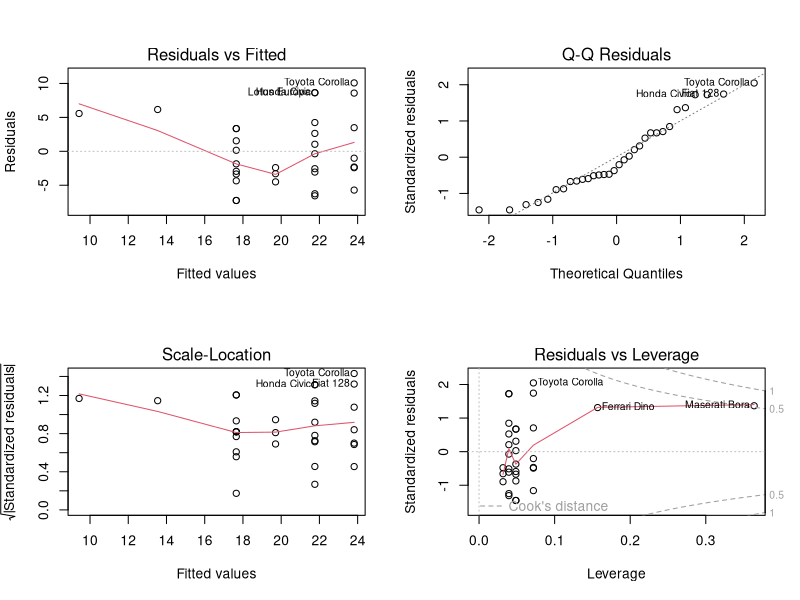
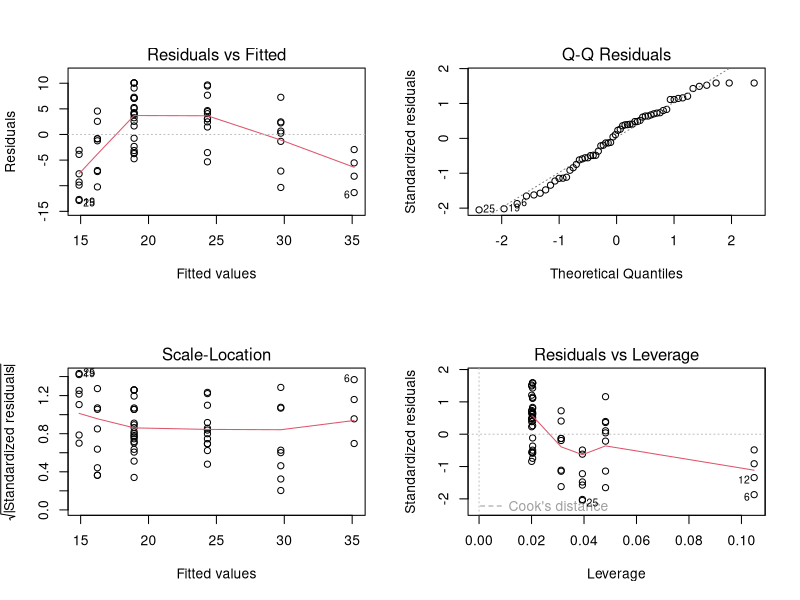
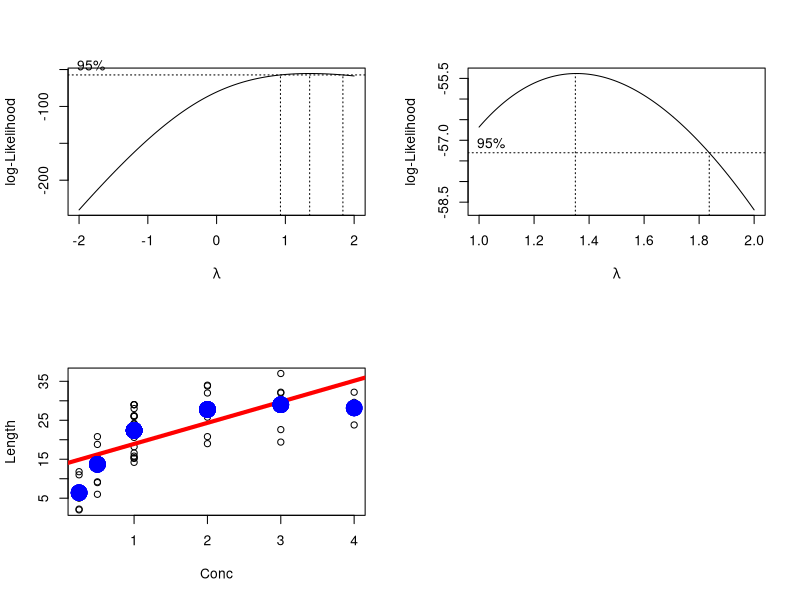

These charts were generated, in order, by the following R code:
## ---- chunk 1
knitr::opts_chunk$set(echo = TRUE)
library(tidyverse)
library(car)
## ---- chunk 2
mtcars
## ---- chunk 3
reg <- lm(mpg~carb, data = mtcars) # the fuel consumption in miles per gallon ~ number of carburetors
summary(reg)

## ---- chunk 4
reduced <- lm(mpg ~ carb, data = mtcars) # simple linear regression predicting Y in terms of X 
full <- lm(mpg ~ as.factor(carb), data = mtcars) # using group means to predict Y for each value of X, thus treating X as a categorical variable

anova(reduced, full)
## ---- chunk 5
par(mfrow=c(2,2))
plot(reg)
## ---- chunk 6
# Studentized residuals and testing for outliers
#t <- rstudent(reg)
#par(mfrow=c(1,1)) # Return to the 1x1 plot window 
# plot(t)
#t[ abs(t) > 2 ]
#n = length(carb)
#qt( 0.025/n, n-2 )
#t[ abs(t) > abs(qt( 0.025/n, n-2 ))]
## ---- chunk 7
outlierTest(reg)
## ---- chunk 8
library(MASS)
muscle
## ---- chunk 9
reg2 <- lm(Length~Conc, data = muscle)
summary(reg2)
## ---- chunk 10
anova(reg2)
qf(0.95, df1 = 1, df2 = 58)
## ---- chunk 11
confint(reg2, "Conc", level = 0.95)
## ---- chunk 12
summary(reg2)$r.square
## ---- chunk 13
# muscle 
predict(reg2, data.frame(Conc = 2.5), interval = "confidence", level = 0.90)
## ---- chunk 14
predict(reg2, data.frame(Conc = 2.5), interval = "prediction", level = 0.90)
## ---- chunk 15
par(mfrow=c(2,2))
plot(reg2)
## ---- chunk 16
t <- rstudent(reg2)
shapiro.test(t)
## ---- chunk 17
ncvTest(reg2)
## ---- chunk 18
boxcox(reg2)
## ---- chunk 19
boxcox(reg2, lambda = seq(1, 2, 0.01))
## ---- chunk 20
attach(muscle)
z <- Length^(1.4)
newReg2 <- lm(z~Conc)
shapiro.test(rstudent(newReg2))
## ---- chunk 21
reduced2 <- lm(Length ~ Conc, data = muscle)
full2 <- lm(Length ~ as.factor(Conc), data = muscle)

plot(Conc, Length)
abline(reduced2,col="red",lwd = 4)
points(Conc, predict(full2), col="blue", lwd = 10 )
## ---- chunk 22
anova(reduced2, full2)
